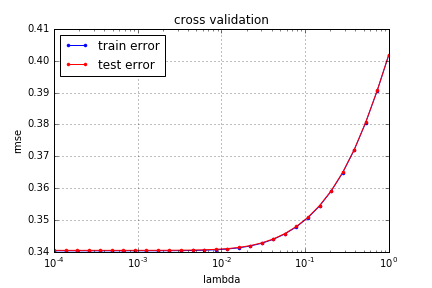

Write the Python code that produced this figure.
# -*- coding: utf-8 -*-
""" File used for the cross validation """

import numpy as np
import matplotlib.pyplot as plt
from costs import *
from least_squares import *
from regression import *


def build_k_indices(y, k_fold, seed):
	"""build k indices for k-fold."""
	num_row = y.shape[0]
	interval = int(num_row / k_fold)
	np.random.seed(seed)
	indices = np.random.permutation(num_row)
	k_indices = [indices[k * interval: (k + 1) * interval] for k in range(k_fold)]
	return np.array(k_indices)


def cross_validation(y, x, k_fold, k, lambda_, initial_w, gamma, method):
	"""return the loss of ridge regression."""
	seed = 56
	k_indices = build_k_indices(y, k_fold, seed)
	train_x = []
	train_y = []
	for i in range (k_fold):
		if i != k:
			train_x.append(x[k_indices[i]])
			train_y.append(y[k_indices[i]])

	train_tx = np.asarray([item for sublist in train_x for item in sublist])
	train_y = np.asarray([item for sublist in train_y for item in sublist])

	test_tx = x[k_indices[k]]
	test_y = y[k_indices[k]]

	if method == "least_squares_GD" :
		train_w, loss_tr = least_squares_GD(train_y, train_tx, initial_w, 5, gamma)
		loss_te = compute_loss(test_y, test_tx, train_w)
		return loss_tr, loss_te
	elif method == "least_squares_SGD" :
		train_w, loss_tr = least_squares_SGD(train_y, train_tx, initial_w, max_iters, gamma)
		loss_te = loss = compute_loss(test_y, test_tx, train_w)
		return loss_tr, loss_te
	elif method == "least_squares" :
		train_w, loss_tr = least_squares(train_y, train_tx)
		loss = compute_loss(test_y, test_tx, train_w)
		return loss_tr, loss_te
	elif method == "ridge_regression" :
		train_w, loss_tr = ridge_regression(train_y, train_tx, lambda_)
		loss_te = compute_loss(test_y, test_tx, train_w)
		return loss_tr, loss_te
	elif method == "logistic_regression" :
		train_w, loss_tr = logistic_regression(train_y, train_tx, initial_w, 500, gamma)
		loss_te = calculate_nll(test_y, test_tx, train_w)
		return loss_tr, loss_te        

    
	#TODO : add logistic regressions here  
    
	# Change here depending on what technique you want to cross validate
#	train_w, loss_tr = ridge_regression(train_y, train_tx, lambda_)
	train_w, loss_tr = reg_logisitic_regression(train_y, train_tx, lambda_, initial_w, 1000, gamma)

	# The loss either MSE or NLL depending on the technique
#	loss_te = compute_loss(test_y, test_tx, train_w)
	loss_te = calculate_nll(test_y, test_tx, train_w)

	return loss_tr, loss_te


def cross_validation_visualization(lambds, mse_tr, mse_te):
	"""visualization the curves of mse_tr and mse_te."""
	plt.semilogx(lambds, mse_tr, marker=".", color='b', label='train error')
	plt.semilogx(lambds, mse_te, marker=".", color='r', label='test error')
	plt.xlabel("lambda")
	plt.ylabel("rmse")
	plt.title("cross validation")
	plt.legend(loc=2)
	plt.grid(True)
	plt.savefig("cross_validation")


def cross_validation_demo(y, x, initial_w, gamma, k_fold=4):
	seed = 56
	# Cross validation on different lambdas, can also change for the gammas if wanted
	lambdas = np.logspace(-4, 0, 30)
	# split data in k fold
	k_indices = build_k_indices(y, k_fold, seed)
	# define lists to store the loss of training data and test data
	losses_tr = []
	losses_te = []
	i = 0
	n = len(lambdas)
	for lamb in lambdas:
		i = i+1
		print("Step", i, "over", n, "gamma =", lamb)
		loss_train = []
		loss_test = []
# TODO: I changed gamma with lamb to change the gammas values !
		for k in range (k_fold):
			loss_tr, loss_te = cross_validation(y, x, k_fold, k, lamb, initial_w, lamb, "logistic_regression")
			loss_train.append(loss_tr)
			loss_test.append(loss_te)

		# rmse of the mean mse
		losses_tr.append(np.sum(loss_train, axis=0)/k_fold)
		losses_te.append(np.sum(loss_test, axis=0)/k_fold)

	print(len(losses_tr))
	print(len(losses_te))
	print(len(lambdas))

	# mean of the rmse
	#rmse_tr.append(np.sum(np.sqrt(2 * loss_train), axis=0)/k_fold)
	#rmse_te.append(np.sum(np.sqrt(2 * loss_test), axis=0)/k_fold)

	cross_validation_visualization(lambdas, losses_tr, losses_te)


